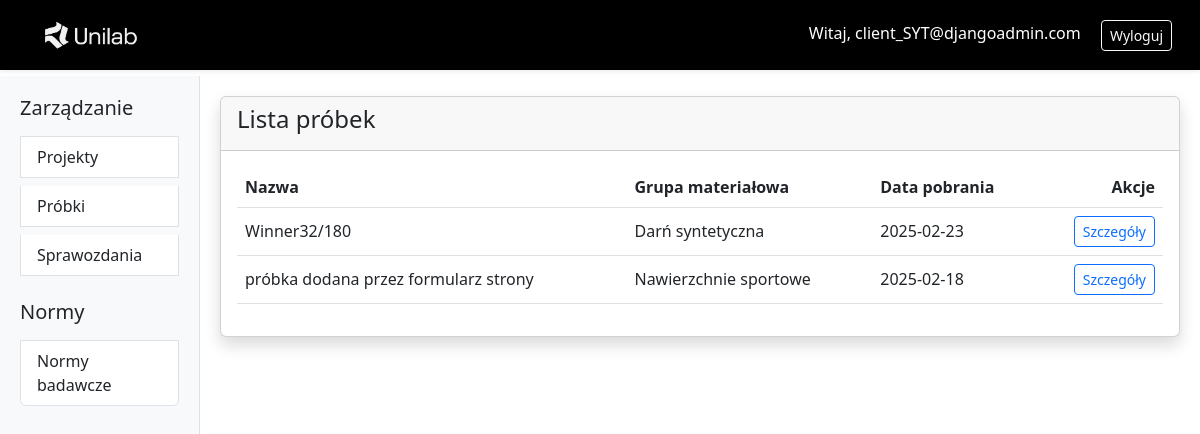
Page /samples/ (signed in) on the committed database.
### users/models.py (models this page shows, shortened)
class User(AbstractUser):
    username = None
    email = models.EmailField(unique=True)
    USERNAME_FIELD = 'email'
    REQUIRED_FIELDS = ['first_name', 'last_name']
    USER_TYPE_CHOICES = [
        ('personal', 'Personal'),
        ('company', 'Company')
    ]
    user_type = models.CharField(
        max_length=8, choices=USER_TYPE_CHOICES,
        default='personal'
    )
    company_name = models.CharField(max_length=255, blank=True, null=True)
    company_address = models.CharField(max_length=255, blank=True, null=True)
    tax_id = models.CharField(
        max_length=10, blank=True, null=True,
        validators=[validate_nip], verbose_name="NIP"
    )
    objects = UserManager()

### projects/models.py (models this page shows, shortened)
class Sample(models.Model):
    class MaterialType(models.TextChoices):
        UNSELECTED = "UNS", "Niewybrany"
        CONCRETE = "CON", "Wyroby związane z betonem"
        EXTERIOR_FACADE = "EXF", "Elewacje zewnętrzne"
        SPORTS_SURFACE = "SPS", "Nawierzchnie sportowe"
        PULL_OFF = "OFF", "Testy pull-off"
        WALLPAPER = "WAP", "Tapety"
        SYNTHETIC_TURF = "SYT", "Darń syntetyczna"
        PLASTER_AND_ADHESIVES = "PLA", "Tynk i kleje"
        CONCRETE_PREFABRICATED = "CPR", "Wyroby prefabrykowane z betonu"
        FLOOR_COVERING = "FLC", "Wykładziny podłogowe"
        SANITARY_PRODUCT = "SAN", "Wyroby sanitarne"
        EXTERIOR_SHUTTERS = "EXS", "Zasłony i żaluzje zewnętrzne"
    name = models.CharField("Nazwa próbki", max_length=50)
    description = models.TextField(null=True, blank=True)
    material_type = models.CharField(max_length=3, choices=MaterialType.choices, default=MaterialType.UNSELECTED, validators=[validate_material_type])
    collection_date = models.DateField(null=True, blank=True)
    class Meta:
        verbose_name = _("Próbka")
        verbose_name_plural = _("Próbki")
        ordering = ['-collection_date']

### projects/views.py (the view)
class SampleListView(LoginRequiredMixin, ListView):
    model = Sample
    template_name = 'sample_list.html'
    context_object_name = 'samples'
    paginate_by = 15
    def get_queryset(self):
        user = self.request.user
        if user.is_superuser:
            return Sample.objects.all()
        if user.groups.filter(name='Lab_member').exists():
            return Sample.objects.filter(assign_to=user)
        if user.groups.filter(name='Lab_user').exists():
            return Sample.objects.filter(report__project__client=user)
        return Sample.objects.none()

### projects/templates/sample_list.html (shortened to what this page needs)
{% extends "base.html" %}
{% block content %}
<div class="card shadow">
  <div class="card-header d-flex justify-content-between align-items-center">
    <h4>Lista próbek</h4>
  </div>
  <div class="card-body">
    <table class="table table-hover align-middle">
      <thead>
        <tr>
          <th>Nazwa</th>
          <th>Grupa materiałowa</th>
          <th>Data pobrania</th>
          <th class="text-end">Akcje</th>
        </tr>
      </thead>
      <tbody>
        {% for sample in samples %}
        <tr>
          <td>{{ sample.name }}</td>
          <td>{{ sample.get_material_type_display }}</td>
          <td>{{ sample.collection_date|date:"Y-m-d"|default:"-" }}</td>
          <td class="text-end">
            <a href="{% url 'sample_detail' sample.pk %}" class="btn btn-sm btn-outline-primary">Szczegóły</a>
          </td>
        </tr>
        {% empty %}
        <tr>
          <td colspan="4" class="text-center text-muted py-4">
            Brak próbek do wyświetlenia
          </td>
        </tr>
        {% endfor %}
      </tbody>
    </table>
  </div>
</div>
{% endblock %}

### projects/templates/base.html (shortened to what this page needs)
{% load static %}
<!DOCTYPE html>
<html lang="pl">
<head>
  <link rel="stylesheet" href="https://cdn.jsdelivr.net/npm/bootstrap@5.3.0/dist/css/bootstrap.min.css">
</head>
<body>
  <nav class="navbar navbar-expand-lg navbar-custom shadow-sm fixed-top">
    <div class="container-fluid">
      <a class="navbar-brand" href="{% url 'project_list' %}">
        <img src="{% static 'users/images/logo_jasne.png' %}" alt="Logo" height="60">
      </a>
      <div class="ml-auto">
        <span class="navbar-text text-white me-3">
          <a href="{% url 'user_profile' %}" class="text-white text-decoration-none">
            Witaj, {{ request.user.email }}
          </a>
        </span>
        <a href="{% url 'logout' %}" class="btn btn-outline-light btn-sm">Wyloguj</a>
      </div>
    </div>
  </nav>
  <div class="container-fluid" style="margin-top: 76px;">
    <div class="row">
      <div class="col-md-3 col-lg-2 sidebar d-md-block">
        <div class="list-group">
          <h5 class="mb-3">Zarządzanie</h5>
          <a href="{% url 'project_list' %}" class="list-group-item list-group-item-action">
            Projekty
          </a>
          <a href="{% url 'sample_list' %}" class="list-group-item list-group-item-action mt-2">
            Próbki
          </a>
          <a href="{% url 'report_list' %}" class="list-group-item list-group-item-action mt-2">
            Sprawozdania
          </a>
          <h5 class="mt-4 mb-3">Normy</h5>
          <a href="{% url 'standard_list' %}" class="list-group-item list-group-item-action">
            Normy badawcze
          </a>
        </div>
      </div>
      <main class="col-md-9 col-lg-10 main-content">
        {% block content %}
        {% endblock %}
      </main>
    </div>
  </div>
</body>
</html>

### projects/templates/base.html (style rules this page uses)
.sidebar { height: calc(100vh - 76px); background-color: #f8f9fa; border-right: 1px solid #dee2e6; padding: 20px; overflow-y: auto; }
.main-content { padding: 20px; overflow-y: auto; }
.navbar-custom { background-color: #000000; padding: 0 1rem; }

### rows in the picture
User: user.email "client_SYT@djangoadmin.com"
Sample: name "Winner32/180", material_type "Darń syntetyczna", collection_date "2025-02-23"
Sample: name "próbka dodana przez formularz strony", material_type "Nawierzchnie sportowe", collection_date "2025-02-18"
